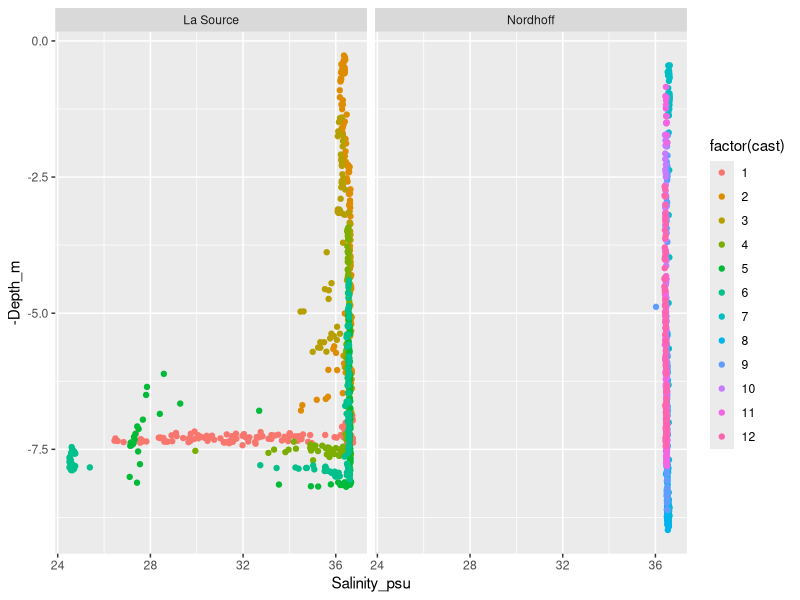
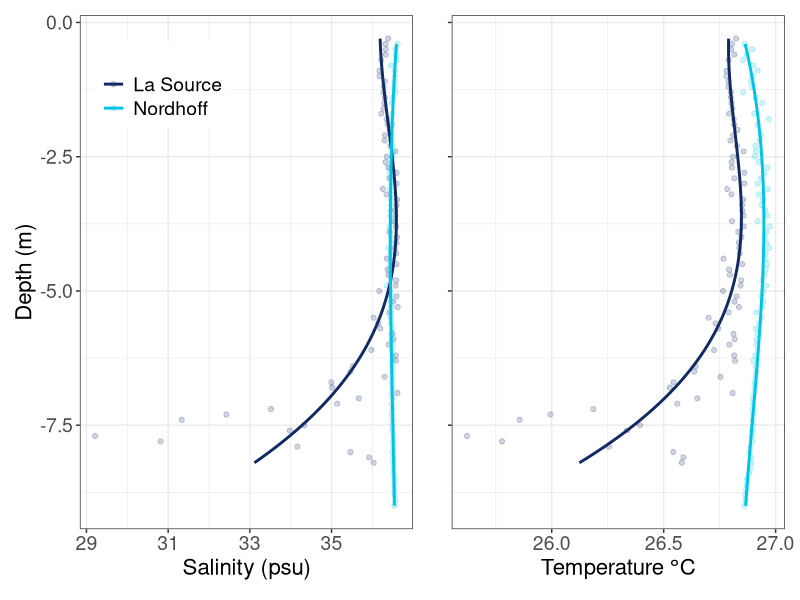
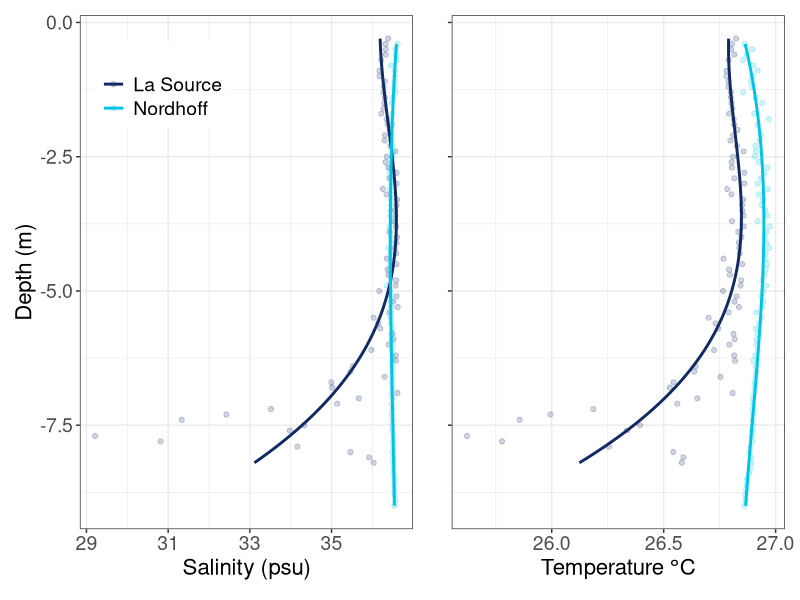

These charts were generated, in order, by the following R code:
### Profile Script###
### By Nyssa Silbiger ###
### Created on 2023-11-04 ####


### Load libraries ######
library(here)
library(tidyverse)
library(lubridate)
library(patchwork)

### Read in Data #####
# The Start and stop times
ProfileTimes<-read_csv(here("Data","ProfileTimes.csv"))%>%
  mutate(ProfileStart = mdy_hm(ProfileStart),
         ProfileStop = mdy_hm(ProfileStop)
  )

# The CT data
CT<-read_csv(here("Data","LoggerData","Profile_Processed","Calibrated_ProfileBothSites.csv")) %>%
  select(Date, TempInSitu, Salinity_psu)

# The DepthData
WL<-read_csv(here("Data","LoggerData","Profile_Processed","Calibrated_ProfilerBothSites_WL.csv"))%>%
  mutate(Date = mdy_hms(Date))%>%
  select(Date, Depth_m)

# Process data ###########
# Join the CT and Depth dat 
AllProfiles<-left_join(CT,WL) %>%
  mutate(cast = NA)

 # add cast number by all start and stop times   
 for(j in 1:nrow(ProfileTimes)){
    AllProfiles$cast<-ifelse(AllProfiles$Date >= ProfileTimes$ProfileStart[j] & AllProfiles$Date <= ProfileTimes$ProfileStop[j] , ProfileTimes$Cast_Num[j],AllProfiles$cast)
  }
  
# add in the site names and drop the extra data
AllProfiles<- AllProfiles %>%
  mutate(Site = case_when(cast %in% c(1:6)~ "La Source",
                          cast %in% c(7:12)~ "Nordhoff")) %>%
  drop_na(cast) %>%
  filter(Salinity_psu>20)# drop the data when sensor was out of the water

# plot the raw data.
AllProfiles %>%
  ggplot(aes(x = Salinity_psu, y = -Depth_m, color = factor(cast)))+
  geom_point()+
 # geom_line()
  facet_wrap(~Site)

# Average by depth bin by rounding to the nearest 10cm
AvgProfile<-AllProfiles %>%
  mutate(Depth_round = round(Depth_m,1))%>%
  group_by(Site, Depth_round)%>%
  summarise(Temp = mean(TempInSitu, na.rm = TRUE),
            Sal = mean(Salinity_psu, na.rm = TRUE))%>%
  ungroup()
# %>%
#   mutate(cast = factor(cast))

# plot the average profiles
#Salinity
SalinityProf<-AvgProfile %>%
  ggplot(aes(x = Sal, y = -Depth_round, color = Site))+
  geom_point(alpha = 0.2)+
  geom_smooth(orientation = "y", se = FALSE, method = lm, formula = y ~ splines::bs(x, 2))+
  scale_color_manual(values = c("#122A64","#01c3e6"))+
  #facet_wrap(~Site)+
  labs(y = "Depth (m)",
       x = "Salinity (psu)",
       color = "")+
  theme_bw()+
  theme(
    legend.position = c(0.45, 0.95),
    legend.justification = c("right", "top"),
    legend.text = element_text(size = 14),
    axis.text = element_text(size = 14),
    axis.title = element_text(size = 16)
  )
   
TempProf<-AvgProfile %>%
  ggplot(aes(x = Temp, y = -Depth_round, color = Site))+
  geom_point(alpha = 0.2)+
  geom_smooth(orientation = "y", se = FALSE, method = lm, formula = y ~ splines::bs(x, 2))+
  scale_color_manual(values = c("#122A64","#01c3e6"))+
  #facet_wrap(~Site)+
  labs(y = "",
       x = expression(paste("Temperature",~degree,"C")),
       color = "")+
  theme_bw()+
  theme(
    legend.position = "none",
    axis.text.x = element_text(size = 14),
    axis.title.x = element_text(size = 16),
    axis.text.y = element_blank() 
  )

SalinityProf+TempProf
ggsave(here("Output","Profile.png"), width = 8, height = 4)
